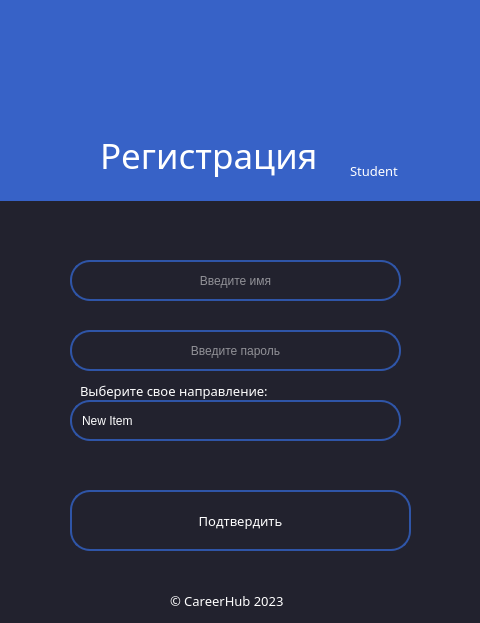
<?xml version="1.0" encoding="UTF-8"?>
<ui version="4.0">
 <class>MainWindow</class>
 <widget class="QMainWindow" name="MainWindow">
  <property name="geometry">
   <rect>
    <x>0</x>
    <y>0</y>
    <width>480</width>
    <height>623</height>
   </rect>
  </property>
  <property name="windowTitle">
   <string>CareerJob-registration student</string>
  </property>
  <property name="windowIcon">
   <iconset>
    <normaloff>../Source/6995985.png</normaloff>../Source/6995985.png</iconset>
  </property>
  <property name="styleSheet">
   <string notr="true">background-color: #22222e;</string>
  </property>
  <widget class="QWidget" name="centralwidget">
   <widget class="QLabel" name="label_3">
    <property name="geometry">
     <rect>
      <x>100</x>
      <y>120</y>
      <width>251</width>
      <height>71</height>
     </rect>
    </property>
    <property name="minimumSize">
     <size>
      <width>0</width>
      <height>0</height>
     </size>
    </property>
    <property name="font">
     <font>
      <family>BankGothic Md BT</family>
      <pointsize>26</pointsize>
      <weight>50</weight>
      <italic>false</italic>
      <bold>false</bold>
     </font>
    </property>
    <property name="styleSheet">
     <string notr="true">color: rgb(255, 255, 255);

background-color: none;</string>
    </property>
    <property name="text">
     <string>Регистрация</string>
    </property>
    <property name="textFormat">
     <enum>Qt::AutoText</enum>
    </property>
    <property name="scaledContents">
     <bool>false</bool>
    </property>
   </widget>
   <widget class="QLabel" name="label_5">
    <property name="geometry">
     <rect>
      <x>170</x>
      <y>590</y>
      <width>151</width>
      <height>21</height>
     </rect>
    </property>
    <property name="minimumSize">
     <size>
      <width>0</width>
      <height>0</height>
     </size>
    </property>
    <property name="font">
     <font>
      <family>BankGothic Md BT</family>
      <pointsize>10</pointsize>
      <weight>50</weight>
      <italic>false</italic>
      <bold>false</bold>
     </font>
    </property>
    <property name="styleSheet">
     <string notr="true">color: rgb(255, 255, 255);

background-color: none;</string>
    </property>
    <property name="text">
     <string>© CareerHub 2023</string>
    </property>
    <property name="textFormat">
     <enum>Qt::AutoText</enum>
    </property>
    <property name="scaledContents">
     <bool>false</bool>
    </property>
   </widget>
   <widget class="QPushButton" name="pushButton">
    <property name="geometry">
     <rect>
      <x>-10</x>
      <y>20</y>
      <width>61</width>
      <height>31</height>
     </rect>
    </property>
    <property name="styleSheet">
     <string notr="true">
background-color: rgb(55, 98, 199);
border: none;</string>
    </property>
    <property name="text">
     <string/>
    </property>
    <property name="icon">
     <iconset>
      <normaloff>../Source/1491254409-leftarrowbackwardsign_82959.png</normaloff>../Source/1491254409-leftarrowbackwardsign_82959.png</iconset>
    </property>
    <property name="iconSize">
     <size>
      <width>30</width>
      <height>30</height>
     </size>
    </property>
   </widget>
   <widget class="QPushButton" name="process_2">
    <property name="geometry">
     <rect>
      <x>70</x>
      <y>490</y>
      <width>341</width>
      <height>61</height>
     </rect>
    </property>
    <property name="font">
     <font>
      <family>Eras Medium ITC</family>
      <pointsize>10</pointsize>
     </font>
    </property>
    <property name="focusPolicy">
     <enum>Qt::NoFocus</enum>
    </property>
    <property name="styleSheet">
     <string notr="true">QPushButton{
background-color: #22222e;
border: 2px solid #2f55a7;
border-radius: 20;
color:white
}

QPushButton:hover {
	background-color: rgb(85, 85, 255);
	

}</string>
    </property>
    <property name="text">
     <string>Подтвердить</string>
    </property>
   </widget>
   <widget class="QLabel" name="label_2">
    <property name="geometry">
     <rect>
      <x>0</x>
      <y>-10</y>
      <width>481</width>
      <height>211</height>
     </rect>
    </property>
    <property name="sizePolicy">
     <sizepolicy hsizetype="Fixed" vsizetype="Fixed">
      <horstretch>0</horstretch>
      <verstretch>0</verstretch>
     </sizepolicy>
    </property>
    <property name="minimumSize">
     <size>
      <width>0</width>
      <height>0</height>
     </size>
    </property>
    <property name="font">
     <font>
      <pointsize>20</pointsize>
     </font>
    </property>
    <property name="styleSheet">
     <string notr="true">
background-color: rgb(55, 98, 199);</string>
    </property>
    <property name="text">
     <string/>
    </property>
    <property name="pixmap">
     <pixmap>D:/lemon/Eye_Pasports/Без имени-1.png</pixmap>
    </property>
   </widget>
   <widget class="QLabel" name="label">
    <property name="geometry">
     <rect>
      <x>160</x>
      <y>20</y>
      <width>111</width>
      <height>121</height>
     </rect>
    </property>
    <property name="styleSheet">
     <string notr="true">background-color: none;
</string>
    </property>
    <property name="text">
     <string/>
    </property>
    <property name="pixmap">
     <pixmap>../Source/6995985.png</pixmap>
    </property>
    <property name="scaledContents">
     <bool>true</bool>
    </property>
   </widget>
   <widget class="QLabel" name="label_4">
    <property name="geometry">
     <rect>
      <x>350</x>
      <y>160</y>
      <width>91</width>
      <height>21</height>
     </rect>
    </property>
    <property name="minimumSize">
     <size>
      <width>0</width>
      <height>0</height>
     </size>
    </property>
    <property name="font">
     <font>
      <family>BankGothic Md BT</family>
      <pointsize>10</pointsize>
      <weight>50</weight>
      <italic>false</italic>
      <bold>false</bold>
     </font>
    </property>
    <property name="styleSheet">
     <string notr="true">color: rgb(255, 255, 255);

background-color: none;</string>
    </property>
    <property name="text">
     <string>Student</string>
    </property>
    <property name="textFormat">
     <enum>Qt::AutoText</enum>
    </property>
    <property name="scaledContents">
     <bool>false</bool>
    </property>
   </widget>
   <widget class="QLineEdit" name="lineEdit">
    <property name="geometry">
     <rect>
      <x>70</x>
      <y>260</y>
      <width>331</width>
      <height>41</height>
     </rect>
    </property>
    <property name="mouseTracking">
     <bool>true</bool>
    </property>
    <property name="focusPolicy">
     <enum>Qt::ClickFocus</enum>
    </property>
    <property name="styleSheet">
     <string notr="true">QLineEdit {

background-color: #22222e;
border: 2px solid #2f55a7;
border-radius: 20;
color:white
}

QLineEdit:focus {
	background-color: rgb(85, 85, 255);
	

}</string>
    </property>
    <property name="cursorPosition">
     <number>0</number>
    </property>
    <property name="alignment">
     <set>Qt::AlignCenter</set>
    </property>
    <property name="placeholderText">
     <string>Введите имя</string>
    </property>
    <property name="cursorMoveStyle">
     <enum>Qt::LogicalMoveStyle</enum>
    </property>
    <property name="clearButtonEnabled">
     <bool>false</bool>
    </property>
   </widget>
   <widget class="QLineEdit" name="lineEdit_2">
    <property name="geometry">
     <rect>
      <x>70</x>
      <y>330</y>
      <width>331</width>
      <height>41</height>
     </rect>
    </property>
    <property name="mouseTracking">
     <bool>true</bool>
    </property>
    <property name="focusPolicy">
     <enum>Qt::ClickFocus</enum>
    </property>
    <property name="styleSheet">
     <string notr="true">QLineEdit {

background-color: #22222e;
border: 2px solid #2f55a7;
border-radius: 20;
color:white
}

QLineEdit:focus {
	background-color: rgb(85, 85, 255);
	

}</string>
    </property>
    <property name="echoMode">
     <enum>QLineEdit::Password</enum>
    </property>
    <property name="cursorPosition">
     <number>0</number>
    </property>
    <property name="alignment">
     <set>Qt::AlignCenter</set>
    </property>
    <property name="placeholderText">
     <string>Введите пароль</string>
    </property>
    <property name="cursorMoveStyle">
     <enum>Qt::LogicalMoveStyle</enum>
    </property>
    <property name="clearButtonEnabled">
     <bool>false</bool>
    </property>
   </widget>
   <widget class="QComboBox" name="comboBox">
    <property name="geometry">
     <rect>
      <x>70</x>
      <y>400</y>
      <width>331</width>
      <height>41</height>
     </rect>
    </property>
    <property name="font">
     <font>
      <family>MS Shell Dlg 2</family>
      <pointsize>9</pointsize>
      <weight>50</weight>
      <bold>false</bold>
     </font>
    </property>
    <property name="layoutDirection">
     <enum>Qt::LeftToRight</enum>
    </property>
    <property name="autoFillBackground">
     <bool>false</bool>
    </property>
    <property name="styleSheet">
     <string notr="true">#comboBox{
border: 2px solid #2f55a7;
border-radius: 20px;
padding-left: 10px;
color: white;
}


QComboBox QAbstractItemView {
  color: rgb(85, 170, 255);	
  background-color: #373e4e;
  padding: 10px;
	font-size: 10px;
  selection-background-color: rgb(39, 44, 54);
outline:0px;

}

QComboBox QAbstractItemView ::item{
height:50px;

}



#comboBox::drop-down{
border:0px;

}

#comboBox:on {
border: 4px solid  rgb(85, 85, 255);

}

QComboBox QListView
{
    border-style: none;

 
}

#comboBox QListView:item:hover{
background-color ;
}

#comboBox QListView:item:selected
{
background-color:white;
}

</string>
    </property>
    <property name="editable">
     <bool>false</bool>
    </property>
    <property name="currentIndex">
     <number>0</number>
    </property>
    <property name="frame">
     <bool>true</bool>
    </property>
    <item>
     <property name="text">
      <string>New Item</string>
     </property>
    </item>
    <item>
     <property name="text">
      <string>New Item</string>
     </property>
    </item>
    <item>
     <property name="text">
      <string>New Item</string>
     </property>
    </item>
   </widget>
   <widget class="QPushButton" name="pushButton_2">
    <property name="geometry">
     <rect>
      <x>430</x>
      <y>0</y>
      <width>61</width>
      <height>31</height>
     </rect>
    </property>
    <property name="styleSheet">
     <string notr="true">
background-color: rgb(55, 98, 199);
border: none;</string>
    </property>
    <property name="text">
     <string/>
    </property>
    <property name="icon">
     <iconset>
      <normaloff>../Source/icons8-крестик-78.png</normaloff>../Source/icons8-крестик-78.png</iconset>
    </property>
    <property name="iconSize">
     <size>
      <width>30</width>
      <height>30</height>
     </size>
    </property>
   </widget>
   <widget class="QLabel" name="label_6">
    <property name="geometry">
     <rect>
      <x>80</x>
      <y>380</y>
      <width>231</width>
      <height>21</height>
     </rect>
    </property>
    <property name="minimumSize">
     <size>
      <width>0</width>
      <height>0</height>
     </size>
    </property>
    <property name="font">
     <font>
      <family>BankGothic Md BT</family>
      <pointsize>10</pointsize>
      <weight>50</weight>
      <italic>false</italic>
      <bold>false</bold>
     </font>
    </property>
    <property name="styleSheet">
     <string notr="true">color: rgb(255, 255, 255);

background-color: none;</string>
    </property>
    <property name="text">
     <string>Выберите свое направление: </string>
    </property>
    <property name="textFormat">
     <enum>Qt::AutoText</enum>
    </property>
    <property name="scaledContents">
     <bool>false</bool>
    </property>
   </widget>
   <zorder>label_2</zorder>
   <zorder>label_3</zorder>
   <zorder>label_5</zorder>
   <zorder>pushButton</zorder>
   <zorder>process_2</zorder>
   <zorder>label</zorder>
   <zorder>label_4</zorder>
   <zorder>lineEdit</zorder>
   <zorder>lineEdit_2</zorder>
   <zorder>comboBox</zorder>
   <zorder>pushButton_2</zorder>
   <zorder>label_6</zorder>
  </widget>
 </widget>
 <resources/>
 <connections/>
</ui>
